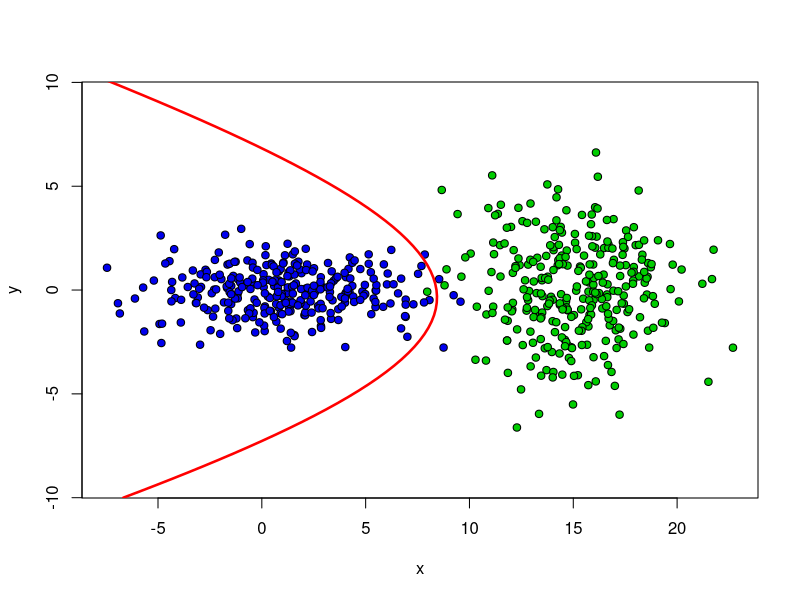

This chart was generated by the following R code:
library(MASS) # Подключаем библиотеку MASS для генерации многомерного нормального распределения

# Восстановление центра нормального распределения
estimate_mu <- function(objects) {
  rows <- dim(objects)[1]
  cols <- dim(objects)[2]
  mu <- matrix(NA, 1, cols)
  for (col in 1:cols) {
    mu[1, col] = mean(objects[ ,col])
  }
  return(mu)
}

# Восстановление ковариационной матрицы нормальногораспределения
estimate_cov_matrix <- function(objects, mu) {
  rows <- dim(objects)[1]
  cols <- dim(objects)[2]
  sigma <- matrix(0, cols, cols)
  for (i in 1:rows) {
    sigma <- sigma + (t(objects[i, ] - mu) %*% (objects[i, ] - mu)) / (rows - 1)
  }
  return(sigma)
}

# Получение коэффициентов подстановочного алгоритма
get_coeffs <- function(mu1, sigma1, mu2, sigma2) {
  # Line equation: a*x1^2 + b*x1*x2 + c*x2 + d*x1 + e*x2 + f = 0
  determ1 <-det(sigma1)
  determ2 <-det(sigma2)
  a <- sigma1[2,2]/determ1
  b <- -sigma1[2,1]/determ1
  c <- -sigma1[1,2]/determ1
  d <- sigma1[1,1]/determ1

  determ1 <-det(sigma1)
  e <- sigma2[2,2]/determ2
  f <- -sigma2[2,1]/determ2
  m <- -sigma2[1,2]/determ2
  n <- sigma2[1,1]/determ2

  F <-  - log(abs(det(sigma1))) + log(abs(det(sigma2))) + mu1[1]*mu1[1]*a+(b+c)*mu1[1]*mu1[2]+d*mu1[2]*mu1[2]-mu2[1]*mu2[1]*e-(f+m)*mu2[1]*mu2[2]-mu2[2]*n
  A <- a-e
  B <- d-n
  C <- b+c+f+m
  D <- -2*mu1[1]*a-2*mu1[2]*b-mu1[1]*c+2*mu2[1]*e+f*mu2[1]+mu2[2]*m
  E <- -mu1[1]*b-mu1[1]*c-d*2*mu1[2]+f*mu2[1]+m*mu2[1]+2*mu2[2]*n
  return(c("x^2" = A, "y^2" = B, "xy" = C, "x" = D, "y" = E, "1" = F))
}

# Количество объектов в каждом классе
objects_count <- 300 

# Генерируем тестовые данные
Sigma1 <- matrix(c(10, 0, 0, 1), 2, 2)
Sigma2 <- matrix(c(6, 0, 0, 6), 2, 2)
Mu1 <- c(1, 0)
Mu2 <- c(15, 0)
xy1 <- mvrnorm(n = objects_count, Mu1, Sigma1)
xy2 <- mvrnorm(n = objects_count, Mu2, Sigma2)

# Собираем два класса в одну выборку
xl <- rbind(cbind(xy1, 1), cbind(xy2, 2))

# Рисуем обучающую выборку
colors <- c("blue2", "green3")
plot(xl[ , 1], xl[ , 2], pch = 21, bg = colors[xl[ ,3]], asp = 1, xlab = "x", ylab = "y")

# Оценивание
objects_first <- xl[xl[,3] == 1, 1:2]
objects_second <- xl[xl[,3] == 2, 1:2]
mu1 <- estimate_mu(objects_first)
mu2 <- estimate_mu(objects_second)
sigma1 <- estimate_cov_matrix(objects_first, mu1)
sigma2 <- estimate_cov_matrix(objects_second, mu2)
coeffs <- get_coeffs(mu1, sigma1, mu2, sigma2)

# Рисуем дискриминантую функцию
x <- y <- seq(-10, 20, len = 100)
z <- outer(x, y, function(x, y) coeffs["x^2"]*x^2 + coeffs["y^2"]*y^2 + coeffs["xy"]*x*y + coeffs["x"]*x + coeffs["y"]*y + coeffs["1"])
contour(x, y, z, levels = 0, drawlabels = FALSE, lwd = 2.5, col = "red", add = TRUE)
